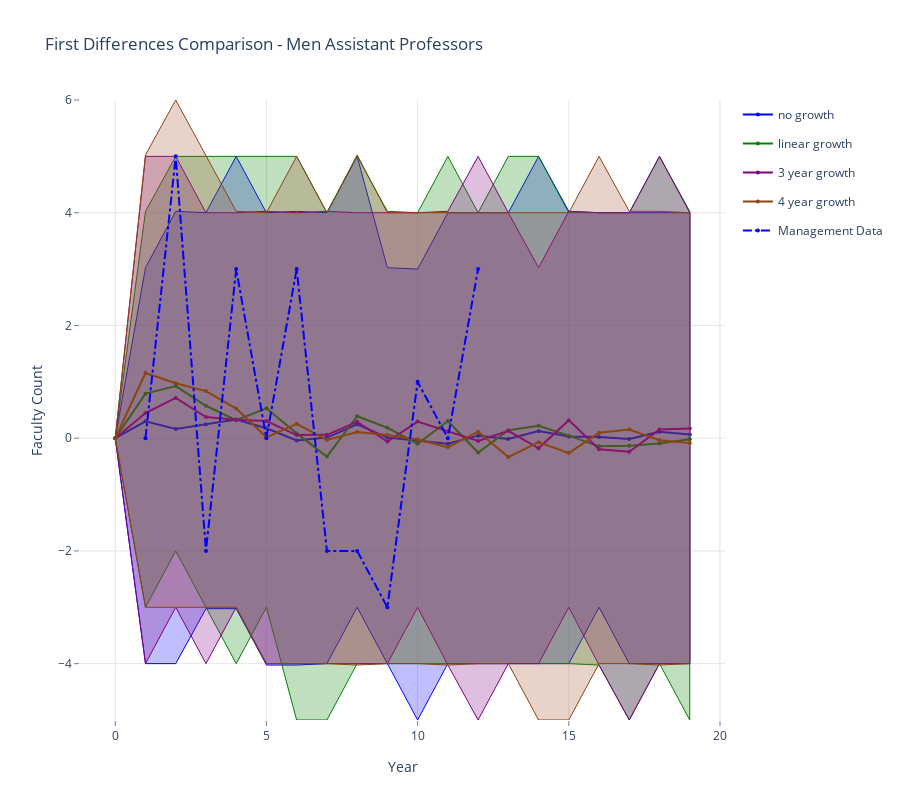

This figure's notebook cell:
### Markdown cell above
### Men Assistant Professors

### Code cell
data = []
linecolors = ['rgb(0,0,255)', 'rgb(0,128,0)', 'rgb(128,0,128)', 'rgb(139,69,19)']
fillcolors = ['rgba(0,0,255,0.25)', 'rgba(0,128,0,0.25)', 'rgba(128,0,128,0.25)', 'rgba(160,82,45,0.25)']
legend_labels = ['no growth', 'linear growth', '3 year growth', '4 year growth']

for k,v in enumerate(mlist):
    data.append(go.Scatter(
        x=np.append(v['yr'], v['yr'].values[::-1]),
        y=np.append(v['m1_1d_975'], v['m1_1d_025'].values[::-1]),
        fill='tozerox',
        fillcolor=fillcolors[k],
        line=dict(color=linecolors[k],
                 width=1),
        legendgroup=legend_labels[k],
        showlegend=False,
        mode='lines',
        name=legend_labels[k],
    ))

    data.append(go.Scatter(
        x=v['yr'],
        y=v['m1_1d_avg'],
        line=dict(color=linecolors[k],
                 width=2),
        legendgroup=legend_labels[k],
        showlegend=True,
        marker=dict(
            size=4),
        mode='lines+markers',
        name=legend_labels[k],
    ))


data.append(go.Scatter(
    x=v['yr'], 
    y=v['act_m1_1d'],
    line=dict(color='blue',
             dash='dashdot'),
    name='Management Data',
    mode='lines+markers',
    marker=dict(
        size=4),

))

    
layout = go.Layout(
    title='First Differences Comparison - Men Assistant Professors',
    height=800,
    width=900,
    paper_bgcolor='rgb(255,255,255)',
    plot_bgcolor='rgb(255,255,255)',
    xaxis=dict(
        visible=True,
        title='Year',
        gridcolor='rgb(229,229,229)',
        showgrid=True,
        showline=True,
        showticklabels=True,
        tickcolor='rgb(127,127,127)',
        ticks='outside',
        zeroline=False
    ),
    yaxis=dict(
        title='Faculty Count',
        gridcolor='rgb(229,229,229)',
        showgrid=True,
        showline=True,
        showticklabels=True,
        tickcolor='rgb(127,127,127)',
        ticks='outside',
        zeroline=False
    ),
)
fig = go.Figure(data=data, layout=layout)
plotly.offline.iplot(fig, filename= 'shaded_lines')

# export image for ingestion to pdf file.
# if not os.path.exists('images'):
#     os.mkdir('images')
# pio.write_image(fig, 'images/change_in_percentage_faculty_women.png')

### Figure 1 — Plotly figure (JSON) as saved in the notebook; plotly's stock layout.template omitted (floating-point values rounded to 4 significant figures)
{"data": [{"fill": "tozerox", "fillcolor": "rgba(0,0,255,0.25)", "legendgroup": "no growth", "line": {"color": "rgb(0,0,255)", "width": 1}, "mode": "lines", "name": "no growth", "showlegend": false, "type": "scatter", "x": [0, 1, 2, 3, 4, 5, 6, 7, 8, 9, 10, 11, 12, 13, 14, 15, 16, 17, 18, 19, 19, 18, 17, 16, 15, 14, 13, 12, 11, 10, 9, 8, 7, 6, 5, 4, 3, 2, 1, 0], "y": [0, 3.025, 4.025, 4, 5, 4, 4.025, 4, 5, 3.025, 3, 4, 4, 4, 5, 4.025, 4, 4, 4, 4, -4, -4, -4, -3, -4, -4, -4, -4, -4, -5, -4, -3, -4, -4.025, -4.025, -3.025, -3.025, -4, -4, 0]}, {"legendgroup": "no growth", "line": {"color": "rgb(0,0,255)", "width": 2}, "marker": {"size": 4}, "mode": "lines+markers", "name": "no growth", "showlegend": true, "type": "scatter", "x": [0, 1, 2, 3, 4, 5, 6, 7, 8, 9, 10, 11, 12, 13, 14, 15, 16, 17, 18, 19], "y": [0, 0.3, 0.165, 0.245, 0.33, 0.175, -0.04, 0.01, 0.245, 0.01, -0.04, -0.1, 0.045, -0.015, 0.125, 0.03, 0.02, -0.015, 0.115, 0.065]}, {"fill": "tozerox", "fillcolor": "rgba(0,128,0,0.25)", "legendgroup": "linear growth", "line": {"color": "rgb(0,128,0)", "width": 1}, "mode": "lines", "name": "linear growth", "showlegend": false, "type": "scatter", "x": [0, 1, 2, 3, 4, 5, 6, 7, 8, 9, 10, 11, 12, 13, 14, 15, 16, 17, 18, 19, 19, 18, 17, 16, 15, 14, 13, 12, 11, 10, 9, 8, 7, 6, 5, 4, 3, 2, 1, 0], "y": [0, 4.025, 5, 5, 5, 5, 5, 4, 5, 4.025, 4, 5, 4, 5, 5, 4, 4, 4, 5, 4.025, -5, -4, -5, -4.025, -4, -4, -4, -4, -4, -4, -4, -4, -5, -5, -3, -4, -3, -2, -3, 0]}, {"legendgroup": "linear growth", "line": {"color": "rgb(0,128,0)", "width": 2}, "marker": {"size": 4}, "mode": "lines+markers", "name": "linear growth", "showlegend": true, "type": "scatter", "x": [0, 1, 2, 3, 4, 5, 6, 7, 8, 9, 10, 11, 12, 13, 14, 15, 16, 17, 18, 19], "y": [0, 0.79, 0.925, 0.575, 0.32, 0.53, 0.085, -0.325, 0.39, 0.185, -0.1, 0.305, -0.255, 0.14, 0.22, 0.045, -0.145, -0.135, -0.095, -0.02]}, {"fill": "tozerox", "fillcolor": "rgba(128,0,128,0.25)", "legendgroup": "3 year growth", "line": {"color": "rgb(128,0,128)", "width": 1}, "mode": "lines", "name": "3 year growth", "showlegend": false, "type": "scatter", "x": [0, 1, 2, 3, 4, 5, 6, 7, 8, 9, 10, 11, 12, 13, 14, 15, 16, 17, 18, 19, 19, 18, 17, 16, 15, 14, 13, 12, 11, 10, 9, 8, 7, 6, 5, 4, 3, 2, 1, 0], "y": [0, 5, 5, 4, 4, 4.025, 4, 4.025, 4, 4, 4, 4.025, 5, 4, 3.025, 4.025, 4, 4, 5, 4, -4, -4, -5, -4.025, -3, -4, -4, -5, -4.025, -3, -4, -4, -4, -4, -4, -3, -4, -3, -4, 0]}, {"legendgroup": "3 year growth", "line": {"color": "rgb(128,0,128)", "width": 2}, "marker": {"size": 4}, "mode": "lines+markers", "name": "3 year growth", "showlegend": true, "type": "scatter", "x": [0, 1, 2, 3, 4, 5, 6, 7, 8, 9, 10, 11, 12, 13, 14, 15, 16, 17, 18, 19], "y": [0, 0.445, 0.715, 0.375, 0.325, 0.305, 0.055, 0.06, 0.29, -0.06, 0.295, 0.12, -0.05, 0.13, -0.18, 0.32, -0.195, -0.24, 0.155, 0.17]}, {"fill": "tozerox", "fillcolor": "rgba(160,82,45,0.25)", "legendgroup": "4 year growth", "line": {"color": "rgb(139,69,19)", "width": 1}, "mode": "lines", "name": "4 year growth", "showlegend": false, "type": "scatter", "x": [0, 1, 2, 3, 4, 5, 6, 7, 8, 9, 10, 11, 12, 13, 14, 15, 16, 17, 18, 19, 19, 18, 17, 16, 15, 14, 13, 12, 11, 10, 9, 8, 7, 6, 5, 4, 3, 2, 1, 0], "y": [0, 5.025, 6, 5, 4.025, 4, 5, 4, 5.025, 4, 4, 4, 4, 4, 4, 4, 5, 4.025, 4.025, 4, -4, -4.025, -4, -4, -5, -5, -4, -4, -4.025, -4, -4, -4.025, -4, -4, -4, -3, -3, -3, -3, 0]}, {"legendgroup": "4 year growth", "line": {"color": "rgb(139,69,19)", "width": 2}, "marker": {"size": 4}, "mode": "lines+markers", "name": "4 year growth", "showlegend": true, "type": "scatter", "x": [0, 1, 2, 3, 4, 5, 6, 7, 8, 9, 10, 11, 12, 13, 14, 15, 16, 17, 18, 19], "y": [0, 1.155, 0.975, 0.835, 0.525, 0.015, 0.255, -0.03, 0.11, 0.055, -0.025, -0.16, 0.115, -0.335, -0.07, -0.265, 0.095, 0.155, -0.035, -0.085]}, {"line": {"color": "blue", "dash": "dashdot"}, "marker": {"size": 4}, "mode": "lines+markers", "name": "Management Data", "type": "scatter", "x": [0, 1, 2, 3, 4, 5, 6, 7, 8, 9, 10, 11, 12, 13, 14, 15, 16, 17, 18, 19], "y": [null, 0, 5, -2, 3, 0, 3, -2, -2, -3, 1, 0, 3, null, null, null, null, null, null, null]}], "layout": {"height": 800, "paper_bgcolor": "rgb(255,255,255)", "plot_bgcolor": "rgb(255,255,255)", "title": {"text": "First Differences Comparison - Men Assistant Professors"}, "width": 900, "xaxis": {"gridcolor": "rgb(229,229,229)", "showgrid": true, "showline": true, "showticklabels": true, "tickcolor": "rgb(127,127,127)", "ticks": "outside", "title": {"text": "Year"}, "visible": true, "zeroline": false}, "yaxis": {"gridcolor": "rgb(229,229,229)", "showgrid": true, "showline": true, "showticklabels": true, "tickcolor": "rgb(127,127,127)", "ticks": "outside", "title": {"text": "Faculty Count"}, "zeroline": false}}}
